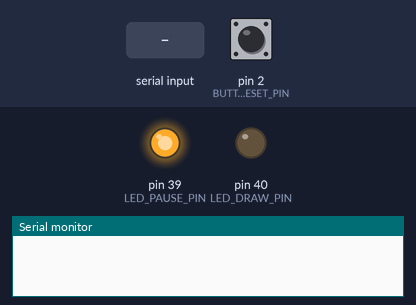
A sketch run on a simulated Arduino Mega 2560, built with avr-gcc and run on an emulated ATmega2560. Parts: output pins drawn as LEDs (lit = HIGH), the last lines printed to the serial monitor. The test bench sets the inputs (shaded band); at power-on: pin 2 (BUTTON_RESET_PIN) HIGH.

Above: at 1.2 s.
1.3 s: "A\n" received over Serial
At 1.8 s:
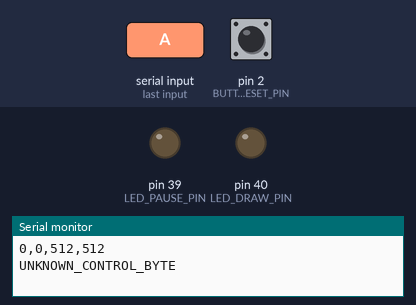
2.8 s: byte 66 ('B') received over Serial
At 4.0 s:
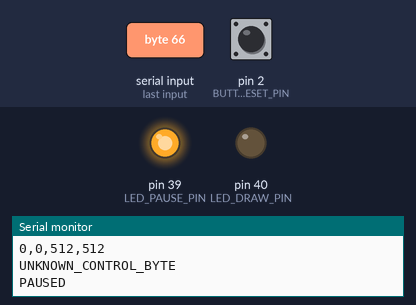
4.3 s: "B\n" received over Serial
At 5.3 s:
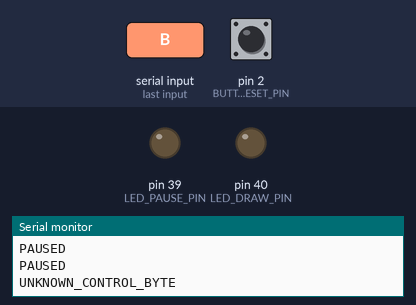
Timing chart, 0 to 7.3 s (numbered marks = the images above; inputs shaded):
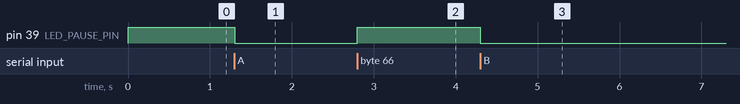

The sketch:

arduino_serial_handshaking.ino
```cpp
/*
  Jay J Gurung
  11/18/2025
  Serial Handshaking Grid Drawer
  - Receives control bytes 'A' and 'B' from p5.js
  - On 'A': turns DRAW LED on, PAUSE LED off, reads sensors, sends CSV:
        button1,button2,pot1,pot2\n
  - On 'B': turns DRAW LED off, PAUSE LED on, sends a simple status line
*/

#include <Arduino.h>

// === PIN SETUP (change if needed) ===
const int POT_X_PIN      = 6;   // potentiometer 1 (horizontal)
const int POT_Y_PIN      = 7;   // potentiometer 2 (vertical)
const int BUTTON_FILL_PIN  = 1; // button 1 (fill)
const int BUTTON_RESET_PIN = 2; // button 2 (reset)
const int LED_DRAW_PIN     = 40; // LED 1: drawing mode
const int LED_PAUSE_PIN    = 39; // LED 2: paused mode

// === GLOBALS ===
int potX = 0;
int potY = 0;
int buttonFill  = 0;
int buttonReset = 0;
char inByte = 0;

void setup() {
  Serial.begin(9600);

  pinMode(POT_X_PIN, INPUT);
  pinMode(POT_Y_PIN, INPUT);

  pinMode(BUTTON_FILL_PIN, INPUT_PULLUP);
  pinMode(BUTTON_RESET_PIN, INPUT_PULLUP);

  pinMode(LED_DRAW_PIN, OUTPUT);
  pinMode(LED_PAUSE_PIN, OUTPUT);

  // start in paused state
  digitalWrite(LED_DRAW_PIN, LOW);
  digitalWrite(LED_PAUSE_PIN, HIGH);
}

void loop() {
  if (Serial.available() > 0) {
    inByte = Serial.read();

    if (inByte == 'A') {
      // ----- ACTIVE / DRAWING MODE -----
      digitalWrite(LED_DRAW_PIN, HIGH);
      digitalWrite(LED_PAUSE_PIN, LOW);

      // read sensors
      potX = analogRead(POT_X_PIN);
      potY = analogRead(POT_Y_PIN);

      // buttons are wired with INPUT_PULLUP (pressed = 0, released = 1)
      // invert so pressed = 1 for p5:
      buttonFill  = !digitalRead(BUTTON_FILL_PIN);
      buttonReset = !digitalRead(BUTTON_RESET_PIN);

      // send CSV: buttonFill,buttonReset,potX,potY
      Serial.print(buttonFill);
      Serial.print(',');
      Serial.print(buttonReset);
      Serial.print(',');
      Serial.print(potX);
      Serial.print(',');
      Serial.print(potY);
      Serial.print('\n');
    }
    else if (inByte == 'B') {
      // ----- PAUSED MODE -----
      digitalWrite(LED_DRAW_PIN, LOW);
      digitalWrite(LED_PAUSE_PIN, HIGH);

      // still reply so call/response is preserved
      Serial.println("PAUSED");
    }
    else {
      // unknown control byte (optional status)
      digitalWrite(LED_DRAW_PIN, LOW);
      digitalWrite(LED_PAUSE_PIN, LOW);
      Serial.println("UNKNOWN_CONTROL_BYTE");
    }
  }
}
```

Measured:
- after the input at 1.3 s, pin 39 (LED_PAUSE_PIN): HIGH → LOW at once
- after the input at 2.8 s, pin 39 (LED_PAUSE_PIN): LOW → HIGH at once
- after the input at 4.3 s, pin 39 (LED_PAUSE_PIN): HIGH → LOW at once
